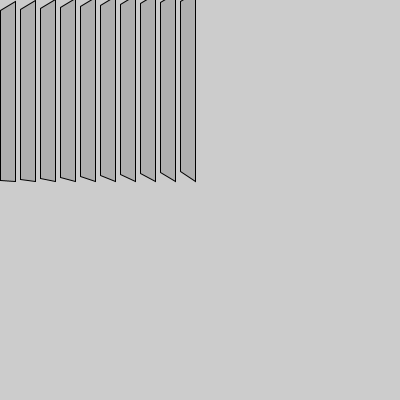
Frame 1 (no input)
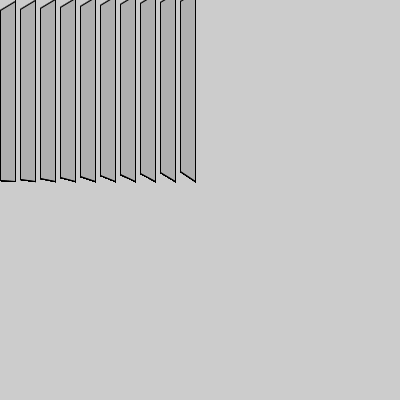
Frame 60 (the mouse pressed at the canvas centre just before this capture)
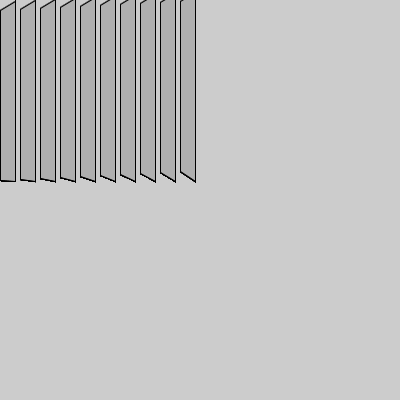
Frame 120 (the mouse held since frame 60 and released just before this capture)

The Processing sketch that drew these frames (run headless with seeded random() and noise(); from frame 60 on, the mouse is pressed at the canvas centre):

// Processing sketch: vertices_1
// ── vertices_1.pde


void setup(){
size(400,400);
}

void draw(){
stroke(0);
for(int i = 0; i<10; i++){
beginShape();
fill(175);
vertex(i*20, 10-i);
vertex(i*20+15, 1-+i);
vertex(i*20+15, 180+1);
vertex(i*20, 180-i);
endShape(CLOSE);

}

}
